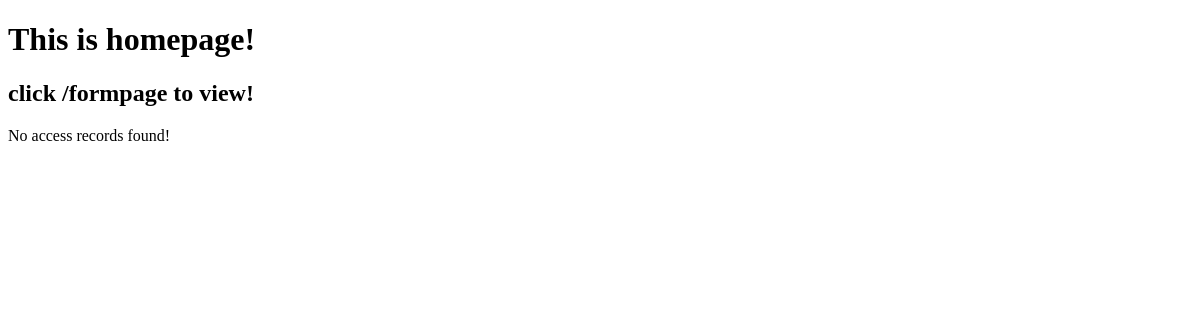
Before: / with the older database file.
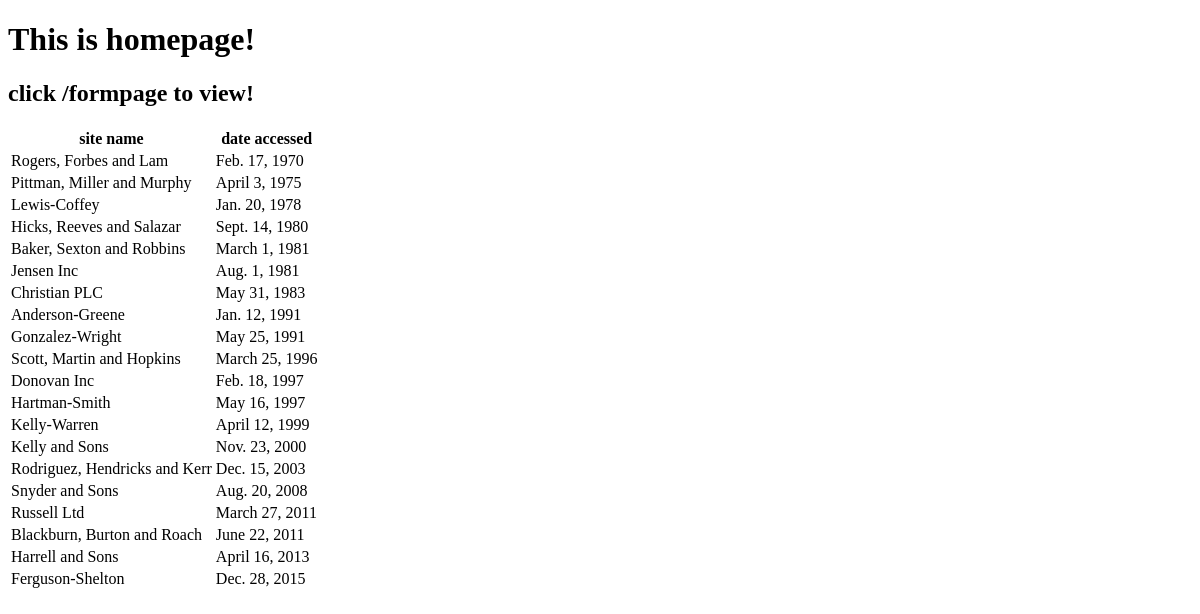
After: the same page with the newer database file.
### basicformtwo_app/models.py (models this page shows, shortened)
class AccessRecord(models.Model):
    name = models.ForeignKey(Webpage,on_delete=models.CASCADE)
    date = models.DateField()

class Webpage(models.Model):
    topic = models.ForeignKey(Topic,on_delete=models.CASCADE)
    name = models.CharField(max_length=264,unique=True)
    url = models.URLField(unique=True)
    def __str__(self):
        return self.name

### basicformtwo_app/views.py (the view)
# urls.py: path('',views.index,name='index'),
def index(request):
    webpage_list = AccessRecord.objects.order_by('date')
    date_dict = {'access_record':webpage_list}
    return render(request,'basicformtwo_app/index.html',context=date_dict)

### templates/basicformtwo_app/index.html (shortened to what this page needs)
<!DOCTYPE html>
<html lang="en" dir="ltr">
  <head>
  </head>
  <body>
    <h1>This is homepage!</h1>
    <h2>click /formpage to view!</h2>
    {% if access_record %}
    <table>
      <thead>
        <th>site name</th>
        <th>date accessed</th>
      </thead>
      {% for acc in access_record %}
      <tr>
        <td>{{acc.name}}</td>
        <td>{{acc.date}}</td>
      </tr>
      {% endfor %}
    </table>
    {% else %}
      <p>No access records found!</p>
    {% endif %}
  </body>
</html>

Changed rows visible on the page:
added AccessRecord: name "Rogers, Forbes and Lam", date "Feb. 17, 1970"
added AccessRecord: name "Pittman, Miller and Murphy", date "April 3, 1975"
added AccessRecord: name "Lewis-Coffey", date "Jan. 20, 1978"
added AccessRecord: name "Hicks, Reeves and Salazar", date "Sept. 14, 1980"
added AccessRecord: name "Baker, Sexton and Robbins", date "March 1, 1981"
added AccessRecord: name "Jensen Inc", date "Aug. 1, 1981"
added AccessRecord: name "Christian PLC", date "May 31, 1983"
added AccessRecord: name "Anderson-Greene", date "Jan. 12, 1991"
added AccessRecord: name "Gonzalez-Wright", date "May 25, 1991"
added AccessRecord: name "Scott, Martin and Hopkins", date "March 25, 1996"
added AccessRecord: name "Donovan Inc", date "Feb. 18, 1997"
added AccessRecord: name "Hartman-Smith", date "May 16, 1997"
added AccessRecord: name "Kelly-Warren", date "April 12, 1999"
added AccessRecord: name "Kelly and Sons", date "Nov. 23, 2000"
added AccessRecord: name "Rodriguez, Hendricks and Kerr", date "Dec. 15, 2003"
added AccessRecord: name "Snyder and Sons", date "Aug. 20, 2008"
added AccessRecord: name "Russell Ltd", date "March 27, 2011"
added AccessRecord: name "Blackburn, Burton and Roach", date "June 22, 2011"
added AccessRecord: name "Harrell and Sons", date "April 16, 2013"
added AccessRecord: name "Ferguson-Shelton", date "Dec. 28, 2015"
Other visible differences:
text no longer shown: "No access records found!"
text now shown: "site name date accessed"
